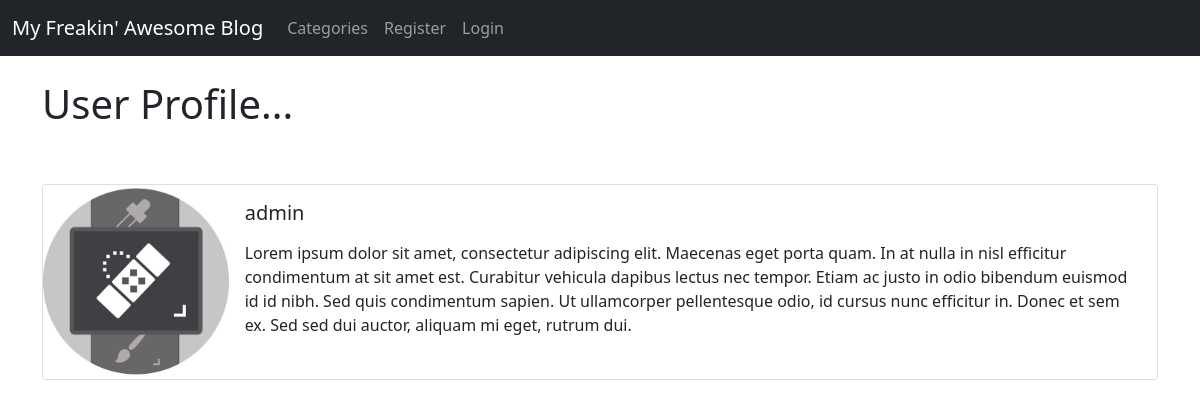
Screenshot of /members/2/profile/ with the database file from the repository.
### theblog/models.py (models this page shows, shortened)
class Profile(models.Model):
    user = models.OneToOneField(User, null = True, on_delete = models.Case)
    bio = models.TextField()
    profile_pic = models.ImageField(null = True, blank = True, upload_to = 'images/profile/')
    website_url = models.CharField(max_length=255, null = True, blank = True)
    facebook_url = models.CharField(max_length=255, null = True, blank = True)
    twitter_url = models.CharField(max_length=255, null = True, blank = True)
    instagram_url = models.CharField(max_length=255, null = True, blank = True)
    pinterest_url = models.CharField(max_length=255, null = True, blank = True)

### members/views.py (the view)
# urls.py: path('<int:pk>/profile/', ShowProfilePageView.as_view(), name = 'show_profile_page'),
class ShowProfilePageView(DetailView):
    model = Profile
    template_name = 'registration/user_profile.html'
    def get_context_data(self, *args, **kwargs):
        users = Profile.objects.all()
        context = super(ShowProfilePageView, self).get_context_data(*args, **kwargs)
        page_user = get_object_or_404(Profile, id = self.kwargs['pk'])
        context["page_user"] = page_user
        return context

### members/templates/registration/user_profile.html (shortened to what this page needs)
{% extends 'base.html' %}
{% load static %}
{% block content %}
<h1>User Profile...</h1>
<br><br>
<div class="card mb-3">
    <div class="row g-0">
      <div class="col-md-2">
        {% if page_user.profile_pic %}
            <img src="{{ page_user.profile_pic.url }}" class="img-fluid rounded-start" alt="...">
        {% else %}
            <img src="{% static 'theblog/images/defaultprofile.png' %}" class="img-fluid rounded-start" alt="...">
        {% endif %}
      </div>
      <div class="col-md-10">
        <div class="card-body">
          <h5 class="card-title">{{page_user.user.username}}</h5>
          <p class="card-text">{{page_user.bio}}</p>
        </div>
      </div>
    </div>
  </div>
{% endblock %}

### rows the page displays
Profile: profile_pic (picture), user.username "admin", bio "Lorem ipsum dolor sit amet, consectetur adipiscing elit. Maecenas eget porta quam. In at nulla in nisl efficitur condimentum at sit amet est. Curabitur vehicula dapibus lectus nec tempor. Etiam ac justo in odio bibendum euismod id id nibh. Sed quis condimentum sapien. Ut ullamcorper pellentesque odio, id cursus nunc efficitur in. Donec et sem ex. Sed sed dui auctor, aliquam mi eget, rutrum dui."
